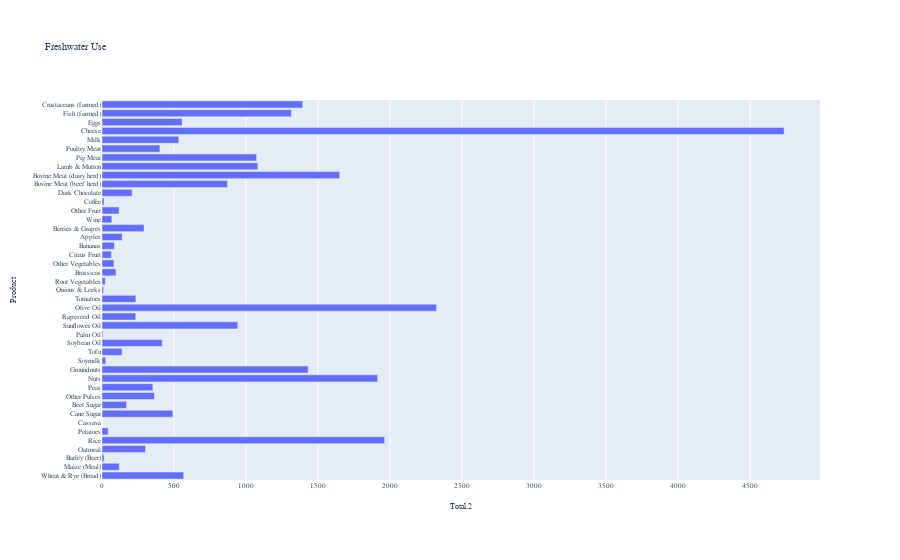

The code cell stored with this chart in its notebook:
### Code cell
# Horizontal bar chart for df_fresh
fig_fresh = px.bar(df_fresh, x='Total.2', y='Product', orientation='h', title='Freshwater Use')
fig_fresh.update_layout(layout)

### Figure 1 — Plotly figure (JSON) as saved in the notebook; plotly's stock layout.template omitted (floating-point values rounded to 4 significant figures)
{"data": [{"alignmentgroup": "True", "hovertemplate": "Total.2=%{x}<br>Product=%{y}<extra></extra>", "legendgroup": "", "marker": {"color": "#636efa", "pattern": {"shape": ""}}, "name": "", "offsetgroup": "", "orientation": "h", "showlegend": false, "textposition": "auto", "type": "bar", "x": [567, 120, 15, 302, 1962, 43, 0, 492, 170, 364, 353, 1914, 1431, 26, 139, 418, 7, 943, 234, 2322, 235, 11, 23, 97, 83, 65, 86, 140, 292, 68, 119, 14, 209, 871, 1650, 1082, 1073, 402, 533, 4735, 556, 1315, 1394], "xaxis": "x", "y": ["Wheat & Rye (Bread)", "Maize (Meal)", "Barley (Beer)", "Oatmeal", "Rice", "Potatoes", "Cassava", "Cane Sugar", "Beet Sugar", "Other Pulses", "Peas", "Nuts", "Groundnuts", "Soymilk", "Tofu", "Soybean Oil", "Palm Oil", "Sunflower Oil", "Rapeseed Oil", "Olive Oil", "Tomatoes", "Onions & Leeks", "Root Vegetables", "Brassicas", "Other Vegetables", "Citrus Fruit", "Bananas", "Apples", "Berries & Grapes", "Wine", "Other Fruit", "Coffee", "Dark Chocolate", "Bovine Meat (beef herd)", "Bovine Meat (dairy herd)", "Lamb & Mutton", "Pig Meat", "Poultry Meat", "Milk", "Cheese", "Eggs", "Fish (farmed)", "Crustaceans (farmed)"], "yaxis": "y"}], "layout": {"barmode": "relative", "font": {"family": "\"Lato, \"Helvetica Neue\", Helvetica, Arial, \"Liberation Sans\", sans-serif", "size": 7}, "legend": {"tracegroupgap": 0}, "title": {"text": "Freshwater Use"}, "xaxis": {"anchor": "y", "domain": [0, 1], "title": {"text": "Total.2"}}, "yaxis": {"anchor": "x", "domain": [0, 1], "title": {"text": "Product"}}}}
